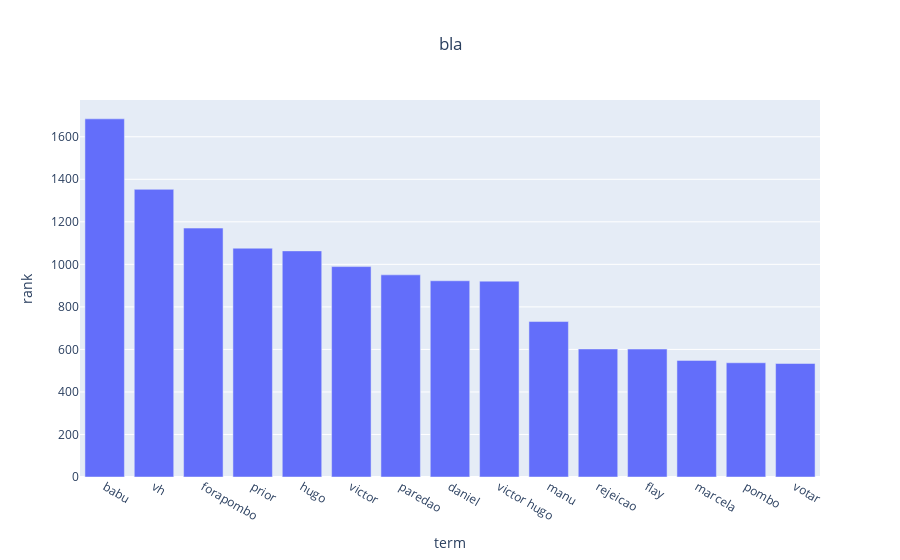

Notebook code cell kept with this figure:
### Code cell
import plotly_express as px

vectorizer = TfidfVectorizer(ngram_range = (1,3), min_df=5, max_df=.3, 
                             stop_words=['bbb', 'redebbb', 'do', 'rt', 'que', 'da', 'em', 'com', 'esse',
                                         'eu', 'nao', 'de', 'no', 'pra', 'pro', 'uma', 'so', 'dos',
                                         'ele', 'se','um', 'ta', 'vai', 'na', 'essa', 'me', 'meu',
                                         'ja', 'ela', 'to', 'mais', 'mas', 'tem', 'por', 'quem', 'para',
                                         'os', 'as', 'ser', 'ver', 'isso', 'como', 'quando','comecar',
                                         'ai', 'ate', 'foi', 'voce', 'hoje', 'gente', 'muito', 
                                         'pq', 'agora', 'falando', 'casa', 'vamos', 'tudo', 'quero',
                                         'dois', 'ter', 'minha', 'dia', 'esta', 'sobre', 'cara', 'aqui',
                                         'ou', 'todo', 'vou', 'mesmo', 'dele', 'pelo', 'nem', 'nunca',
                                         'video', 'ao', 'voces', 'ne', 'ainda', 'ne', 'pode', 
                                         'bigbrotherbrasil', 'realityshow', 'tv', 'via', 'entretenimento',
                                         'reality', 'personalidade', 'pt', 'tirei', 'comeca', 'comecou', 
                                         'logo', 'edicao', 'alguem', 'amo', 'nada', 'mundo', 'vem', 'sair'], #['do','que', 'de', 'eu', 'bbb', 'para',
                                    #      'rt', 'redebbb', 'festabbb'],
                             
                             max_features=50,
                             )

#X2 = vectorizer.fit_transform(df_train.loc[(df_train.country == country_var)]['description']) 
X2 = vectorizer.fit_transform(df['data_clean'].drop_duplicates()) 

features = (vectorizer.get_feature_names()) 
scores = (X2.toarray()) 

# Getting top ranking features 
sums = X2.sum(axis = 0) 
data1 = [] 

for col, term in enumerate(features): 
    data1.append( (term, sums[0,col] )) 

ranking = pd.DataFrame(data1, columns = ['term','rank']) 
words = (ranking.sort_values('rank', ascending = False))[:15]

fig = px.bar(words, x='term', y='rank', title='bla')
fig.update_layout(autosize=True, title_x=.5)

### Figure 1 — Plotly figure (JSON) as saved in the notebook; plotly's stock layout.template omitted (floating-point values rounded to 4 significant figures)
{"data": [{"alignmentgroup": "True", "hoverlabel": {"namelength": 0}, "hovertemplate": "term=%{x}<br>rank=%{y}", "legendgroup": "", "marker": {"color": "#636efa"}, "name": "", "offsetgroup": "", "orientation": "v", "showlegend": false, "textposition": "auto", "type": "bar", "x": ["babu", "vh", "forapombo", "prior", "hugo", "victor", "paredao", "daniel", "victor hugo", "manu", "rejeicao", "flay", "marcela", "pombo", "votar"], "xaxis": "x", "y": [1684.0, 1353.0, 1171.0, 1076.0, 1063.0, 989.5, 950.6, 922.8, 921.0, 731.1, 602.1, 601.6, 548.3, 537.1, 533.8], "yaxis": "y"}], "layout": {"autosize": true, "barmode": "relative", "legend": {"tracegroupgap": 0}, "title": {"text": "bla", "x": 0.5}, "xaxis": {"anchor": "y", "domain": [0, 1], "title": {"text": "term"}}, "yaxis": {"anchor": "x", "domain": [0, 1], "title": {"text": "rank"}}}}
